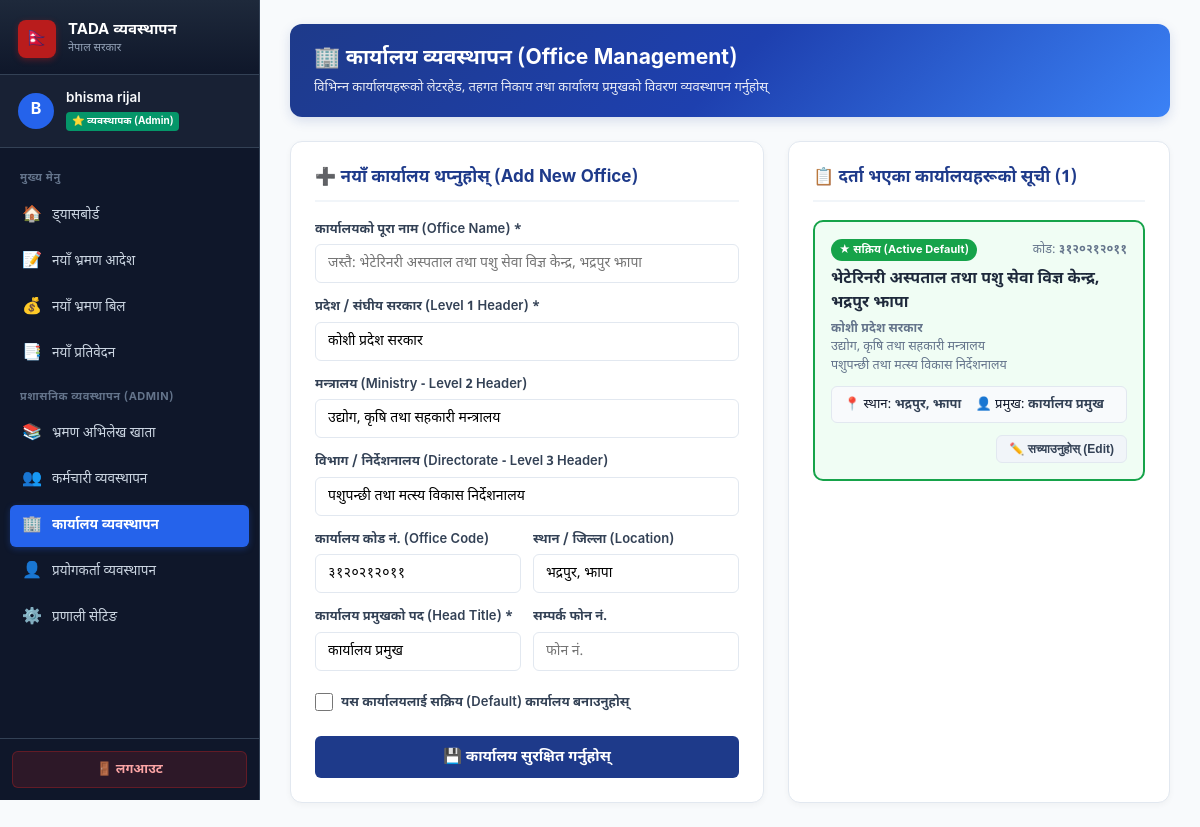
The page /offices/ (signed in) on the database its author committed.
### travel/models.py (models this page shows, shortened)
class Office(models.Model):
    name = models.CharField(max_length=255, verbose_name="कार्यालयको नाम (Office Name)")
    parent_body_1 = models.CharField(
        max_length=255,
        default="कोशी प्रदेश सरकार",
        verbose_name="प्रदेश / संघीय सरकार (Level 1)",
        blank=True,
        null=True
    )
    parent_body_2 = models.CharField(
        max_length=255,
        default="उद्योग, कृषि तथा सहकारी मन्त्रालय",
        verbose_name="मन्त्रालय (Ministry - Level 2)",
        blank=True,
        null=True
    )
    parent_body_3 = models.CharField(
        max_length=255,
        default="पशुपन्छी तथा मत्स्य विकास निर्देशनालय",
        verbose_name="विभाग / निर्देशनालय (Department/Directorate - Level 3)",
        blank=True,
        null=True
    )
    office_code = models.CharField(
        max_length=50,
        default="३१२०२१२०११",
        verbose_name="कार्यालय कोड नं. (Office Code)",
        blank=True,
        null=True
    )
    location = models.CharField(
        max_length=255,
        default="भद्रपुर, झापा",
        verbose_name="ठेगाना / जिल्ला (Location)",
        blank=True,
        null=True
    )
    head_title = models.CharField(
        max_length=100,
        default="कार्यालय प्रमुख",
        verbose_name="कार्यालय प्रमुखको पद (Head Designation)",
        help_text="जस्तै: कार्यालय प्रमुख, प्रमुख प्रशासकीय अधिकृत, आयोजना प्रमुख, महानिर्देशक"
    )
    phone_no = models.CharField(max_length=50, verbose_name="फोन नं.", blank=True, null=True)
    email = models.EmailField(verbose_name="इमेल", blank=True, null=True)
    is_default = models.BooleanField(
        default=False,
        verbose_name="सक्रिय / पूर्वनिर्धारित कार्यालय (Active/Default Office)"
    )
    created_at = models.DateTimeField(auto_now_add=True, verbose_name="सिर्जना मिति")
    updated_at = models.DateTimeField(auto_now=True, verbose_name="अद्यावधिक मिति")
    class Meta:
        verbose_name = "कार्यालय (Office)"
        verbose_name_plural = "कार्यालयहरूको व्यवस्थापन (Offices)"
        ordering = ['-is_default', 'name']

### travel/views.py (the view, shortened to what this page needs)
# urls.py: path('offices/', views.manage_offices, name='manage_offices'),
@admin_required
def manage_offices(request):
    message = None
    offices = Office.objects.all().order_by('-is_default', 'name')
    return render(request, 'offices.html', {
        'offices': offices,
        'message': message,
        'is_admin': True,
    })

### travel/views.py (called while the page is built)
def is_admin(user):
    if not user.is_authenticated:
        return False
    if user.is_superuser:
        return True
    return user.groups.filter(name__in=['Admin', 'प्रशासक', 'व्यवस्थापक']).exists()

def admin_required(view_func):
    @wraps(view_func)
    def _wrapped_view(request, *args, **kwargs):
        if not request.user.is_authenticated:
            return redirect(f'/login/?next={request.path}')
        if not is_admin(request.user):
            messages.error(request, "यो पृष्ठ व्यवस्थापक (Admin) को लागि मात्र उपलब्ध छ।")
            return redirect('/')
        return view_func(request, *args, **kwargs)
    return _wrapped_view

### templates/offices.html (shortened to what this page needs)
<!DOCTYPE html>
<html lang="ne">
<head>
</head>
<body>
<div class="sidebar">
    <div class="sidebar-brand">
        <div class="brand-icon">🇳🇵</div>
        <div class="brand-text">
            <h2>TADA व्यवस्थापन</h2>
            <p>नेपाल सरकार</p>
        </div>
    </div>
    <div class="user-profile-box">
        <div class="user-avatar">
            {{ request.user.username|slice:":1"|upper }}
        </div>
        <div class="user-info">
            <div class="name">{{ request.user.get_full_name|default:request.user.username }}</div>
            <div class="role-badge">⭐ व्यवस्थापक (Admin)</div>
        </div>
    </div>
    <ul class="sidebar-menu">
        <li class="menu-header">मुख्य मेनु</li>
        <li>
            <a href="/">
                <span class="menu-icon">🏠</span>
                <span>ड्यासबोर्ड</span>
            </a>
        </li>
        <li>
            <a href="/order/new/">
                <span class="menu-icon">📝</span>
                <span>नयाँ भ्रमण आदेश</span>
            </a>
        </li>
        <li>
            <a href="/bill/new/">
                <span class="menu-icon">💰</span>
                <span>नयाँ भ्रमण बिल</span>
            </a>
        </li>
        <li>
            <a href="/report/new/">
                <span class="menu-icon">📑</span>
                <span>नयाँ प्रतिवेदन</span>
            </a>
        </li>
        <li class="menu-header">प्रशासनिक व्यवस्थापन (Admin)</li>
        <li>
            <a href="/register/">
                <span class="menu-icon">📚</span>
                <span>भ्रमण अभिलेख खाता</span>
            </a>
        </li>
        <li>
            <a href="/employees/">
                <span class="menu-icon">👥</span>
                <span>कर्मचारी व्यवस्थापन</span>
            </a>
        </li>
        <li class="active">
            <a href="/offices/">
                <span class="menu-icon">🏢</span>
                <span>कार्यालय व्यवस्थापन</span>
            </a>
        </li>
        <li>
            <a href="/users/">
                <span class="menu-icon">👤</span>
                <span>प्रयोगकर्ता व्यवस्थापन</span>
            </a>
        </li>
        <li>
            <a href="/admin/" target="_blank">
                <span class="menu-icon">⚙️</span>
                <span>प्रणाली सेटिङ</span>
            </a>
        </li>
    </ul>
    <div class="sidebar-footer">
        <a href="/logout/" class="btn-logout">
            <span>🚪 लगआउट</span>
        </a>
    </div>
</div>
<div class="main-wrapper">
    <div class="page-header">
        <div class="page-title">
            <h1>🏢 कार्यालय व्यवस्थापन (Office Management)</h1>
            <p>विभिन्न कार्यालयहरूको लेटरहेड, तहगत निकाय तथा कार्यालय प्रमुखको विवरण व्यवस्थापन गर्नुहोस्</p>
        </div>
    </div>
    <div class="layout-grid">
        <div class="card">
            <div class="card-title">
                <span id="formTitle">➕ नयाँ कार्यालय थप्नुहोस् (Add New Office)</span>
            </div>
            <form method="POST" action="/offices/" id="officeForm">
                <div class="form-group">
                    <label>कार्यालयको पूरा नाम (Office Name) *</label>
                    <input type="text" name="name" id="id_name" required placeholder="जस्तै: भेटेरिनरी अस्पताल तथा पशु सेवा विज्ञ केन्द्र, भद्रपुर झापा">
                </div>
                <div class="form-group">
                    <label>प्रदेश / संघीय सरकार (Level 1 Header) *</label>
                    <input type="text" name="parent_body_1" id="id_parent_body_1" value="कोशी प्रदेश सरकार" required placeholder="जस्तै: कोशी प्रदेश सरकार / बागमती प्रदेश सरकार / नेपाल सरकार">
                </div>
                <div class="form-group">
                    <label>मन्त्रालय (Ministry - Level 2 Header)</label>
                    <input type="text" name="parent_body_2" id="id_parent_body_2" value="उद्योग, कृषि तथा सहकारी मन्त्रालय" placeholder="जस्तै: उद्योग, कृषि तथा सहकारी मन्त्रालय">
                </div>
                <div class="form-group">
                    <label>विभाग / निर्देशनालय (Directorate - Level 3 Header)</label>
                    <input type="text" name="parent_body_3" id="id_parent_body_3" value="पशुपन्छी तथा मत्स्य विकास निर्देशनालय" placeholder="जस्तै: पशुपन्छी तथा मत्स्य विकास निर्देशनालय / स्वास्थ्य सेवा विभाग">
                </div>
                <div class="form-row">
                    <div class="form-group">
                        <label>कार्यालय कोड नं. (Office Code)</label>
                        <input type="text" name="office_code" id="id_office_code" value="३१२०२१२०११" placeholder="जस्तै: ३१२०२१२०११">
                    </div>
                    <div class="form-group">
                        <label>स्थान / जिल्ला (Location)</label>
                        <input type="text" name="location" id="id_location" value="भद्रपुर, झापा" placeholder="जस्तै: भद्रपुर, झापा / पोखरा, कास्की">
                    </div>
                </div>
                <div class="form-row">
                    <div class="form-group">
                        <label>कार्यालय प्रमुखको पद (Head Title) *</label>
                        <input type="text" name="head_title" id="id_head_title" value="कार्यालय प्रमुख" required placeholder="जस्तै: कार्यालय प्रमुख / प्रमुख प्रशासकीय अधिकृत">
                    </div>
                    <div class="form-group">
                        <label>सम्पर्क फोन नं.</label>
                        <input type="text" name="phone_no" id="id_phone_no" placeholder="फोन नं.">
                    </div>
                </div>
                <div class="form-group" style="flex-direction:row; align-items:center; gap:8px; margin-top:8px;">
                    <input type="checkbox" name="is_default" id="id_is_default" style="width:18px; height:18px; cursor:pointer;">
                    <label for="id_is_default" style="cursor:pointer; margin-bottom:0;">यस कार्यालयलाई सक्रिय (Default) कार्यालय बनाउनुहोस्</label>
                </div>
                <button type="submit" class="btn-save" id="btnSubmit">💾 कार्यालय सुरक्षित गर्नुहोस्</button>
            </form>
        </div>
        <div class="card">
            <div class="card-title">
                <span>📋 दर्ता भएका कार्यालयहरूको सूची ({{ offices.count }})</span>
            </div>
            {% for off in offices %}
            <div class="office-card {% if off.is_default %}active-office{% endif %}">
                <div style="display:flex; justify-content:space-between; align-items:center;">
                    <div>
                        {% if off.is_default %}
                        <span class="badge-active">★ सक्रिय (Active Default)</span>
                        {% else %}
                        <span style="font-size:12px; color:#64748b;">सामान्य कार्यालय</span>
                        {% endif %}
                    </div>
                    <div style="font-size:12px; color:#64748b;">
                        कोड: <b>{{ off.office_code|default:"-" }}</b>
                    </div>
                </div>
                <div class="office-name">{{ off.name }}</div>
                <div class="office-hierarchy">
                    <b>{{ off.parent_body_1|default:"" }}</b><br>
                    {% if off.parent_body_2 %}{{ off.parent_body_2 }}<br>{% endif %}
                    {% if off.parent_body_3 %}{{ off.parent_body_3 }}{% endif %}
                </div>
                <div class="office-meta">
                    <div class="meta-item">📍 स्थान: <b>{{ off.location|default:"-" }}</b></div>
                    <div class="meta-item">👤 प्रमुख: <b>{{ off.head_title|default:"कार्यालय प्रमुख" }}</b></div>
                </div>
                <div class="office-actions">
                    <button type="button" class="btn-edit" onclick="editOffice({{ off.id }}, '{{ off.name|escapejs }}', '{{ off.parent_body_1|escapejs }}', '{{ off.parent_body_2|escapejs }}', '{{ off.parent_body_3|escapejs }}', '{{ off.office_code|escapejs }}', '{{ off.location|escapejs }}', '{{ off.head_title|escapejs }}', '{{ off.phone_no|escapejs }}', {{ off.is_default|yesno:'true,false' }})">✏️ सच्याउनुहोस् (Edit)</button>
                </div>
            </div>
            {% empty %}
            <div style="text-align:center; padding:30px; color:#64748b;">
                हाल कुनै कार्यालय दर्ता भएको छैन ।
            </div>
            {% endfor %}
        </div>
    </div>
</div>
</body>
</html>

### rows shown on the page
Office: is_default "★ सक्रिय (Active Default)", office_code "३१२०२१२०११", name "भेटेरिनरी अस्पताल तथा पशु सेवा विज्ञ केन्द्र, भद्रपुर झापा", parent_body_1 "कोशी प्रदेश सरकार", parent_body_2 "उद्योग, कृषि तथा सहकारी मन्त्रालय", parent_body_3 "पशुपन्छी तथा मत्स्य विकास निर्देशनालय", location "भद्रपुर, झापा", head_title "कार्यालय प्रमुख"

### other values the page prints
{{ request.user.username|slice:":1"|upper }} "B"
{{ request.user.get_full_name|default:request.user.username }} "bhisma rijal"
{{ offices.count }} "1"
